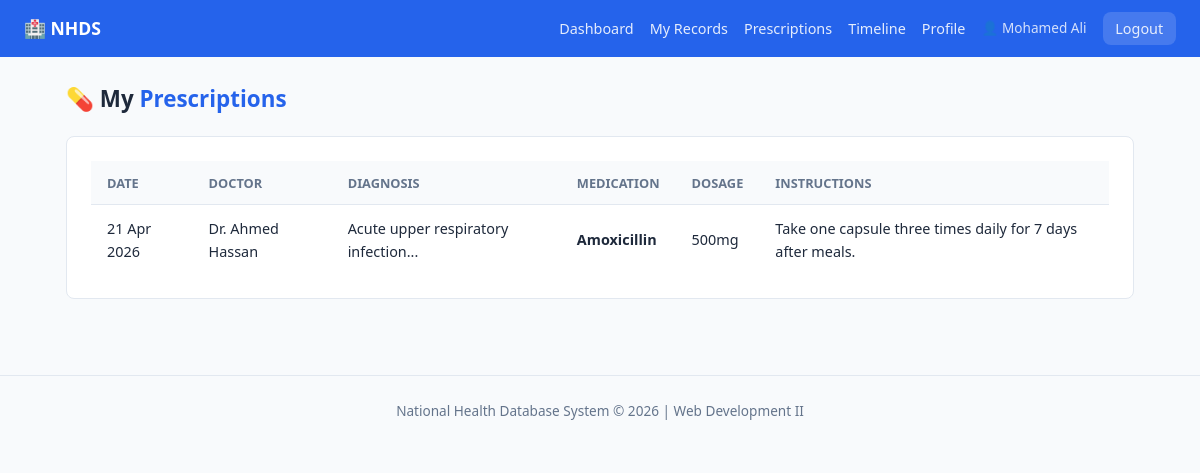
/pages/patient/prescriptions.php (signed in), run on the app's committed database.
### tables this page shows
CREATE TABLE IF NOT EXISTS prescriptions (
  id               INT          NOT NULL AUTO_INCREMENT,
  record_id        INT          NOT NULL,
  medication_name  VARCHAR(200) NOT NULL,
  dosage           VARCHAR(100) NOT NULL,
  instructions     TEXT         DEFAULT NULL,
  prescribed_at    TIMESTAMP    NOT NULL DEFAULT CURRENT_TIMESTAMP,

  PRIMARY KEY (id),
  INDEX idx_record (record_id),

  CONSTRAINT fk_prescription_record
    FOREIGN KEY (record_id) REFERENCES medical_records(id)
    ON DELETE CASCADE ON UPDATE CASCADE
);

CREATE TABLE IF NOT EXISTS medical_records (
  id          INT          NOT NULL AUTO_INCREMENT,
  patient_id  INT          NOT NULL,
  doctor_id   INT          NOT NULL,
  diagnosis   TEXT         NOT NULL,
  notes       TEXT         DEFAULT NULL,
  visit_date  DATE         NOT NULL,
  created_at  TIMESTAMP    NOT NULL DEFAULT CURRENT_TIMESTAMP,

  PRIMARY KEY (id),
  INDEX idx_patient (patient_id),
  INDEX idx_doctor  (doctor_id),

  CONSTRAINT fk_record_patient
    FOREIGN KEY (patient_id) REFERENCES users(id)
    ON DELETE CASCADE ON UPDATE CASCADE,

  CONSTRAINT fk_record_doctor
    FOREIGN KEY (doctor_id)  REFERENCES users(id)
    ON DELETE CASCADE ON UPDATE CASCADE
);

CREATE TABLE IF NOT EXISTS users (
  id          INT          NOT NULL AUTO_INCREMENT,
  name        VARCHAR(100) NOT NULL,
  email       VARCHAR(150) NOT NULL UNIQUE,
  password    VARCHAR(255) NOT NULL,           
  role        ENUM('admin','doctor','patient') NOT NULL,
  phone       VARCHAR(20)  DEFAULT NULL,
  created_at  TIMESTAMP    NOT NULL DEFAULT CURRENT_TIMESTAMP,

  PRIMARY KEY (id),
  INDEX idx_email (email),
  INDEX idx_role  (role)
);

### classes/Database.php (called while the page is built, shortened)
<?php
class Database {
    private static ?Database $instance = null;
    private PDO $connection;
    private function __construct() {
        $dsn = "mysql:host=" . DB_HOST . ";dbname=" . DB_NAME . ";charset=" . DB_CHAR;
        $options = [
            PDO::ATTR_ERRMODE            => PDO::ERRMODE_EXCEPTION,
            PDO::ATTR_DEFAULT_FETCH_MODE => PDO::FETCH_ASSOC,
            PDO::ATTR_EMULATE_PREPARES   => false,
        ];
        try {
            $this->connection = new PDO($dsn, DB_USER, DB_PASS, $options);
        } catch (PDOException $e) {
            die(json_encode(['error' => 'Database connection failed: ' . $e->getMessage()]));
        }
    }
    public static function getInstance(): Database {
        if (self::$instance === null) {
            self::$instance = new Database();
        }
        return self::$instance;
    }
    public function getConnection(): PDO {
        return $this->connection;
    }
}

### classes/User.php (called while the page is built, shortened)
<?php
class User {
    public function __construct() {
        $this->db = Database::getInstance()->getConnection();
    }
}

### classes/Patient.php (called while the page is built, shortened)
<?php
class Patient extends User {
    public function getMyPrescriptions(): array {
        $stmt = $this->db->prepare(
            "SELECT p.*, mr.diagnosis, mr.visit_date,
                    u.name AS doctor_name
             FROM prescriptions p
             JOIN medical_records mr ON mr.id = p.record_id
             JOIN users u ON u.id = mr.doctor_id
             WHERE mr.patient_id = ?
             ORDER BY p.prescribed_at DESC"
        );
        $stmt->execute([$_SESSION['user_id']]);
        return $stmt->fetchAll();
    }
}

### pages/patient/prescriptions.php (the view, shortened to what this page needs)
<?php
$patient       = new Patient();
$prescriptions = $patient->getMyPrescriptions();
include __DIR__ . '/../../includes/header.php';
?>
<h1 class="page-title">💊 My <span>Prescriptions</span></h1>
<div class="card">
  <div class="table-wrap">
    <table>
      <thead><tr><th>Date</th><th>Doctor</th><th>Diagnosis</th><th>Medication</th><th>Dosage</th><th>Instructions</th></tr></thead>
      <tbody>
        <?php foreach ($prescriptions as $p): ?>
        <tr>
          <td><?= date('d M Y', strtotime($p['visit_date'])) ?></td>
          <td><?= htmlspecialchars($p['doctor_name']) ?></td>
          <td><?= htmlspecialchars(substr($p['diagnosis'],0,40)) ?>...</td>
          <td><strong><?= htmlspecialchars($p['medication_name']) ?></strong></td>
          <td><?= htmlspecialchars($p['dosage']) ?></td>
          <td><?= htmlspecialchars($p['instructions'] ?? '—') ?></td>
        </tr>
        <?php endforeach; ?>
      </tbody>
    </table>
  </div>
</div>
<?php include __DIR__ . '/../../includes/footer.php'; ?>

### assets/style.css (style rules this page uses)
:root { --primary: #2563eb; --primary-d: #1d4ed8; --success: #16a34a; --danger: #dc2626; --warning: #d97706; --info: #0891b2; --bg: #f8fafc; --surface: #ffffff; --border: #e2e8f0; --text: #1e293b; --muted: #64748b; --radius: 8px; --shadow: 0 1px 3px rgba(0,0,0,.1); }
* { box-sizing: border-box; margin: 0; padding: 0; }
body { font-family: 'Segoe UI', system-ui, sans-serif; background: var(--bg); color: var(--text); font-size: 15px; line-height: 1.6; }
.card { background:var(--surface); border:1px solid var(--border); border-radius:var(--radius); padding:1.5rem; margin-bottom:1.25rem; }
.table-wrap { overflow-x:auto; }
table { width:100%; border-collapse:collapse; font-size:.9rem; }
thead { background:var(--bg); }
th,td { padding:.7rem 1rem; text-align:left; border-bottom:1px solid var(--border); }
th { font-weight:600; color:var(--muted); font-size:.8rem; text-transform:uppercase; }
tr:last-child td { border-bottom:none; }
.page-title { font-size:1.4rem; font-weight:700; margin-bottom:1.25rem; }
.page-title span { color:var(--primary); }

### data on the page
prescriptions: record.visit_date "21 Apr 2026", users.name "Dr. Ahmed Hassan", record.diagnosis "Acute upper respiratory infection", medication_name "Amoxicillin", dosage "500mg", instructions "Take one capsule three times daily for 7 days after meals."

### other printed values
$userName "Mohamed Ali"
